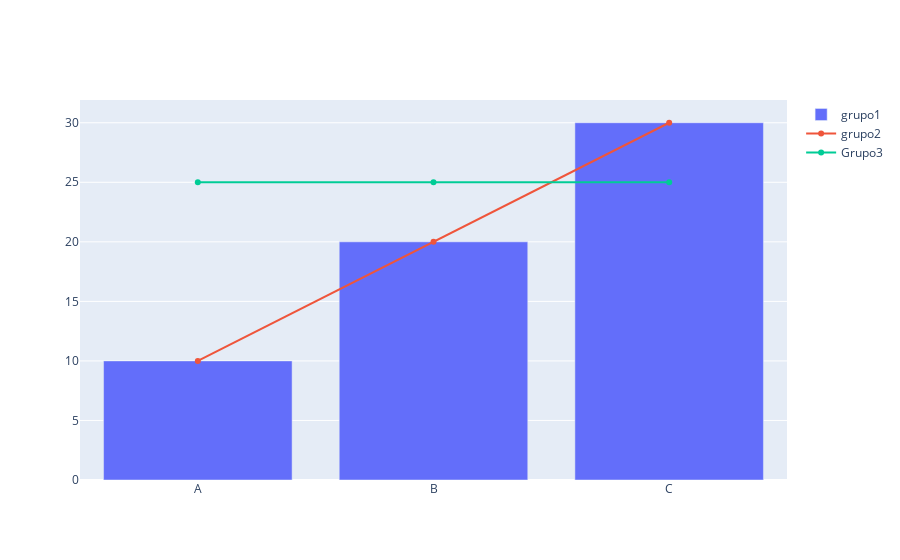

Notebook code cell kept with this figure:
### Code cell
fig=go.Figure(data=[
    go.Bar(name="grupo1", x=["A", "B", "C"], y=[10, 20, 30]),
    go.Scatter(name="grupo2", x=["A", "B", "C"], y=[10, 20, 30]),
    go.Scatter(name="Grupo3", x=["A", "B", "C"], y=[25, 25, 25])
])

fig.update_layout(barmode='group')

fig.show()

### Figure 1 — Plotly figure (JSON) as saved in the notebook; plotly's stock layout.template omitted (floating-point values rounded to 4 significant figures)
{"data": [{"name": "grupo1", "type": "bar", "x": ["A", "B", "C"], "y": [10, 20, 30]}, {"name": "grupo2", "type": "scatter", "x": ["A", "B", "C"], "y": [10, 20, 30]}, {"name": "Grupo3", "type": "scatter", "x": ["A", "B", "C"], "y": [25, 25, 25]}], "layout": {"barmode": "group"}}
